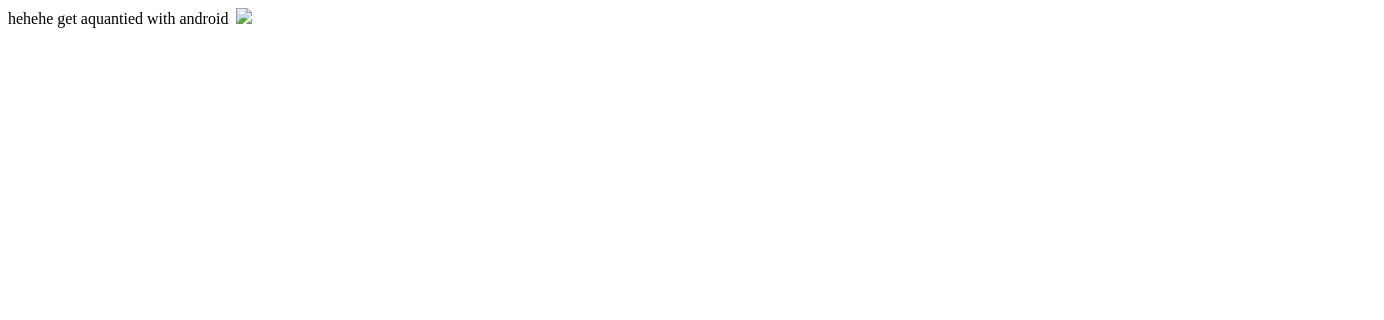
The app's page /products/get-aquantied-with-android/, older data.
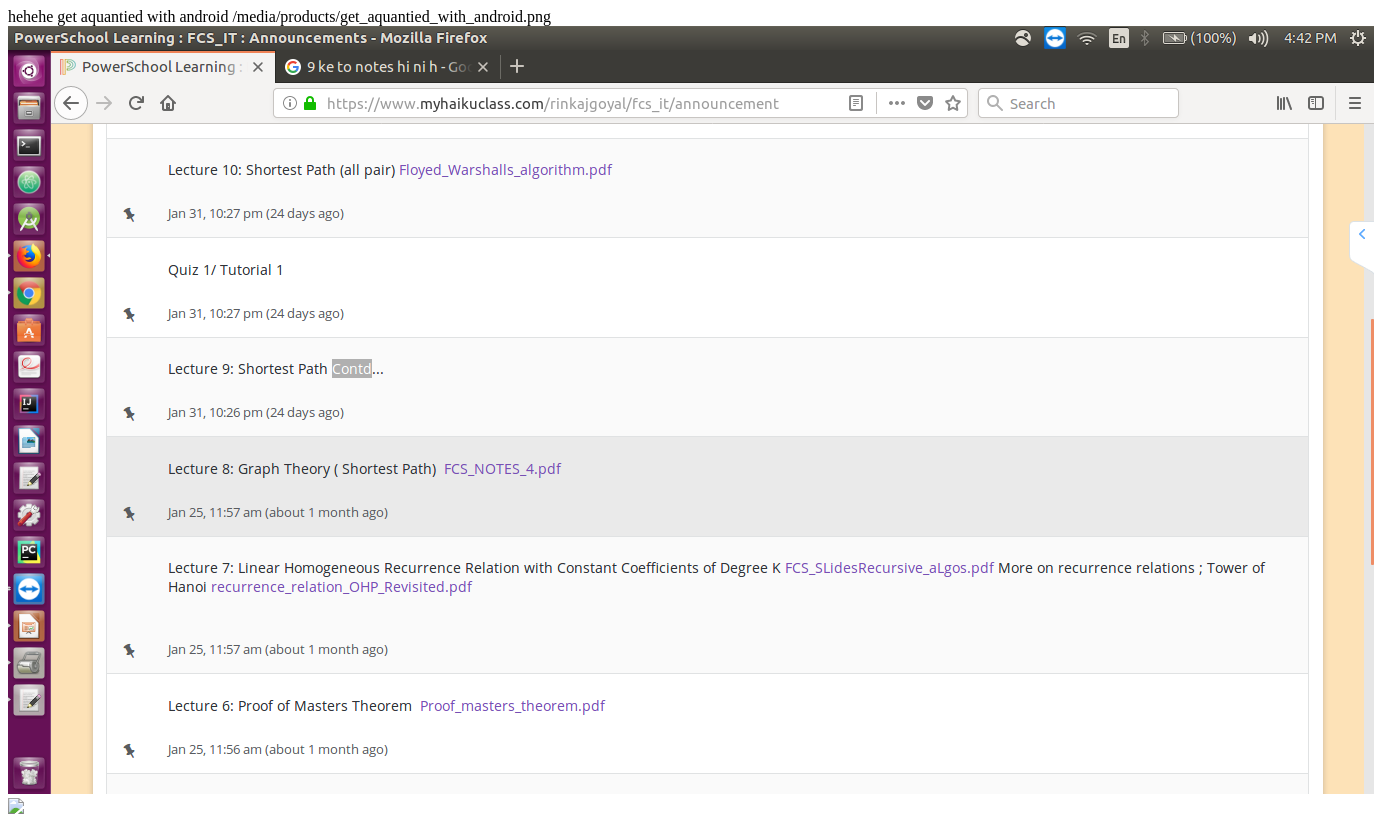
The same page, newer data.
### products/models.py (models this page shows)
class Product(models.Model):
    id=models.IntegerField(primary_key=True)
    slug=models.SlugField(blank=True,unique=True)
    title=models.CharField(max_length=120)
    description=models.TextField()
    price=models.DecimalField(max_digits=20,decimal_places=2)
    image=models.ImageField(upload_to=product_directory_path,blank=True,null=True,default="products/hmm.png")
    active=models.BooleanField(default=True)
    featured=models.BooleanField(default=False)
    tags = models.ManyToManyField(Tag, related_name="tagged")
    objects=ProductManager()
    def get_image_url(self):
        print("getting url")
        if self.image:
            return self.image.url
        else:
            return ""
    def __str__(self):
        return self.title

### products/views.py (the view)
# urls.py: re_path(r'(?P<slug>[\w-]+)/$',views.ProductDetailSlugView.as_view(),name="detail"),
class ProductDetailSlugView(DetailView):
    queryset = Product.objects.all()
    template_name="products/product_details.html"
    def get_object(self, queryset=None):
        slug=self.kwargs.get("slug")
        print(slug)
        instance=get_object_or_404(Product,slug=slug)
        if instance is None:
            raise Http404("Product not exist hehe")
        return instance

### products/templates/products/product_details.html (shortened to what this page needs)
<!DOCTYPE html>
<html lang="en">
<head>
</head>
<body>
hehehe  {{ object }}
{{ object.get_image_url }}
<img src="{{ object.get_image_url }}"/>
<a href="{% url 'products:AddToCart' slug=object.slug %}"><img src="https://www.netblazon.com/images/posts/addtocartbuttons/button4_red_addtocart.png"></a>
</body>
</html>

Row changes from the older to the newer data that the page shows:
changed Product "get aquantied with android": get_image_url (not shown) → "/media/products/get_aquantied_with_android.png"; get_image_url: picture added
